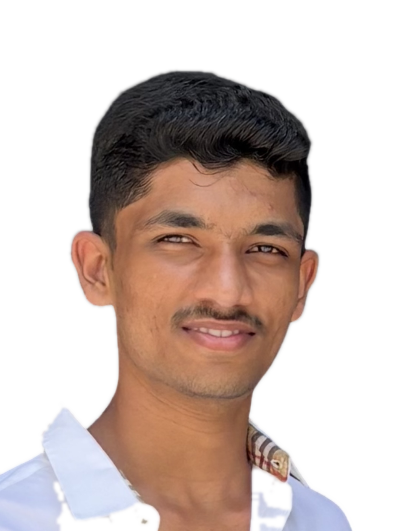
#> input picture assets/tarun.png, 413 x 531 px
$ python cutout.py ../assets/tarun.png out.png
#> lines starting #> are read from the running program, lines starting #| are printed output that depends on the picture; after the words box and inside, x2 and y2 are one past the last pixel; in counts of white or black regions, pixels touching at a corner belong together
#!/usr/bin/env python3
"""
cutout.py - flood-fill a studio backdrop out of a headshot into an alpha channel.

    python scripts/cutout.py photo.png assets/tarun.png

dotify.py treats an alpha channel as a subject cutout: nothing is drawn outside
it, and --equalize measures the subject's own histogram rather than a huge flat
background. A straight studio photo has no alpha, so its backdrop renders as a
solid slab of grey dots around the head and drags the equalisation with it.

The fill spreads inward from the border comparing each pixel to the neighbour it
came from, not to a single seed colour - a lit backdrop is a smooth gradient, so
local deltas stay tiny across it while the edge into hair, skin or collar is a
cliff. --step is that per-pixel tolerance and --sat rejects anything too colourful
to be a grey backdrop; raise --step if a backdrop survives, lower it if the fill
leaks into the subject.

Requires Pillow (same dependency as dotify.py).
"""

from __future__ import annotations

import argparse
from collections import deque
from pathlib import Path

try:
    from PIL import Image, ImageFilter
except ImportError:
    raise SystemExit("cutout.py needs Pillow:  pip install pillow")


def lum(p) -> float:
    return 0.299 * p[0] + 0.587 * p[1] + 0.114 * p[2]


def sat(p) -> int:
    return max(p[:3]) - min(p[:3])


def cutout(im: Image.Image, step: float, sat_max: int, feather: float) -> Image.Image:
#> called with step = 7, sat_max = 22, feather = 1.2
    im = im.convert("RGBA")
#> im is the input picture: PIL image 413x531 RGBA; mean R, G, B, A 175.1, 160.2, 154.6, 111.1
    W, H = im.size
#> W = 413; H = 531
    px = im.load()

    bg = bytearray(W * H)
    q: deque[tuple[int, int]] = deque()
    for x in range(W):
        for y in (0, H - 1):
            q.append((x, y))
            bg[y * W + x] = 1
    for y in range(H):
        for x in (0, W - 1):
            if not bg[y * W + x]:
                q.append((x, y))
                bg[y * W + x] = 1

    while q:
        x, y = q.popleft()
        l0 = lum(px[x, y])
        for dx, dy in ((1, 0), (-1, 0), (0, 1), (0, -1)):
            nx, ny = x + dx, y + dy
            if 0 <= nx < W and 0 <= ny < H and not bg[ny * W + nx]:
                p = px[nx, ny]
                if abs(lum(p) - l0) <= step and sat(p) <= sat_max:
                    bg[ny * W + nx] = 1
                    q.append((nx, ny))
#> this loop made 124275 passes
#> l0 on passes 1 to 3: 153.1, 216.7, 153

    mask = Image.frombytes("L", (W, H), bytes(255 - b * 255 for b in bg))
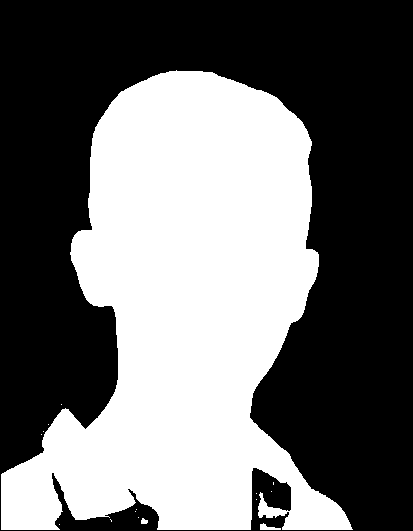
#> mask: PIL image 413x531 L; 43.3% white; 16 white regions (13 under 20 px), largest, box (x1, y1, x2, y2) and area: (1, 70, 353, 530) 94902, (260, 523, 281, 530) 77, (141, 518, 148, 524) 32
    # Close the pinholes a strict tolerance punches in the subject, then soften
    # the cut so the dot grid does not land on a hard jagged edge.
    mask = mask.filter(ImageFilter.MaxFilter(5)).filter(ImageFilter.MinFilter(5))
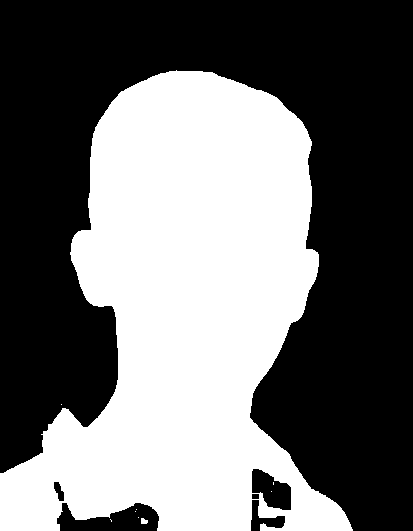
#> mask: PIL image 413x531 L; 43.6% white; 9 white regions (7 under 20 px), largest, box (x1, y1, x2, y2) and area: (0, 70, 353, 531) 95519, (141, 518, 148, 524) 34
    if feather:
        mask = mask.filter(ImageFilter.GaussianBlur(feather))
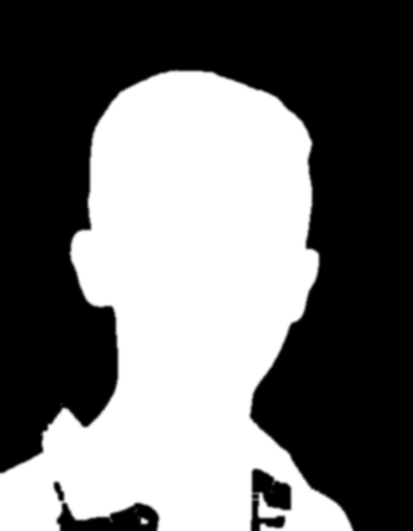
#> mask: PIL image 413x531 L; min 0, max 255, mean 111.1
    im.putalpha(mask)
    print(f"  {sum(bg) * 100 // (W * H)}% of the frame removed as background")
#|   56% of the frame removed as background
    return im


def main(argv=None):
    p = argparse.ArgumentParser(description=__doc__,
                                formatter_class=argparse.RawDescriptionHelpFormatter)
    p.add_argument("image", type=Path, help="source headshot")
    p.add_argument("out", type=Path, help="destination PNG (alpha is required, so PNG)")
    p.add_argument("--step", type=float, default=7.0,
                   help="per-pixel luminance tolerance while spreading (default 7)")
    p.add_argument("--sat", type=int, default=22,
                   help="max saturation a background pixel may have (default 22)")
    p.add_argument("--feather", type=float, default=1.2,
                   help="gaussian blur on the mask edge, 0 for a hard cut")
    args = p.parse_args(argv)

    im = cutout(Image.open(args.image), args.step, args.sat, args.feather)
    args.out.parent.mkdir(parents=True, exist_ok=True)
    im.save(args.out)
    print(f"wrote {args.out}")


if __name__ == "__main__":
    main()
